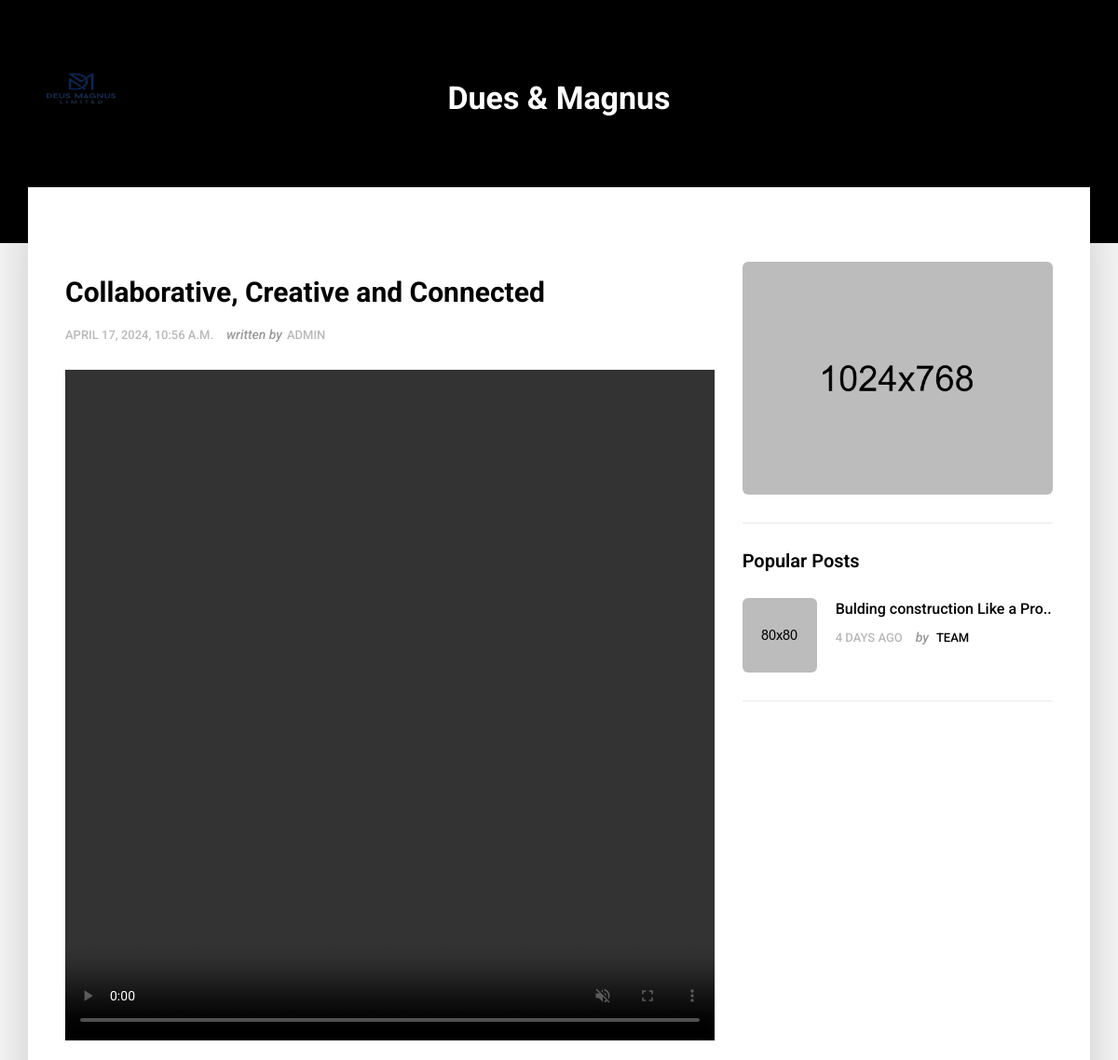
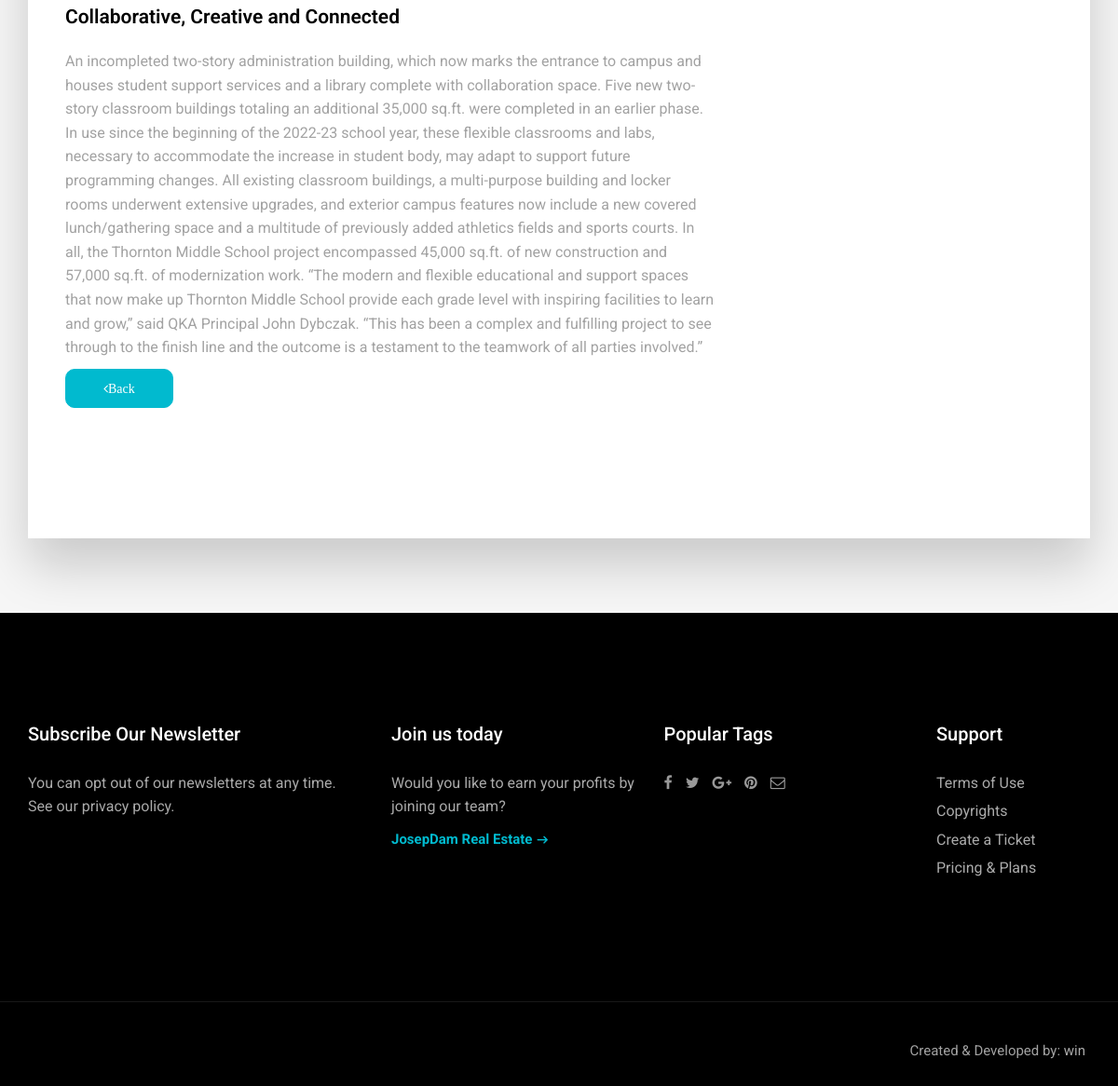
Page /article/3/ on the committed database (2 pictures, top to bottom).
### deus_magnus/models.py (models this page shows, shortened)
class DeusMagnusMainPost(models.Model):
    deus_magnus_title = models.CharField(max_length=255, blank=True, null=True)
    deus_magnus_description = models.TextField()
    deus_magnus_slug = models.SlugField (max_length=255,blank=True, null=True)
    deus_manus_video = models.FileField(upload_to='videos/')
    deus_magnus_publish_date = models.DateTimeField (auto_now_add= True)
    deus_magnus_author = models.ForeignKey(User, on_delete=models.CASCADE)
    class Meta:
        ordering =['-deus_magnus_publish_date']

### deus_magnus/views.py (the view, shortened to what this page needs)
# urls.py: path('article/<int:pk>/', ArticleDetailView.as_view(), name="detail"),
class ArticleDetailView(DetailView):
    model = DeusMagnusMainPost
    template_name = 'deus_magnus/article_detail.html'

### templates/deus_magnus/article_detail.html (shortened to what this page needs)
{% extends "base.html" %}
{% load static %}
{% block content%}
<section class="section db p120">
    <div class="container">
        <div class="row">
            <div class="col-md-12">
                <div class="tagline-message page-title text-center">
                    <h3>Dues & Magnus</h3>
                </div>
            </div>
        </div>
    </div>
</section>
<section class="section gb nopadtop">
    <div class="container">
        <div class="boxed">
            <div class="row">
                <div class="col-md-8">
                    <div class="content blog-list">
                        <div class="blog-wrapper clearfix">
                            <div class="blog-meta">
                                <h3>{{ object.deus_magnus_title }}</h3>
                                <ul class="list-inline">
                                    <li>{{ object.deus_magnus_publish_date }}</li>
                                    <li><span>written by</span>{{ object.deus_magnus_author }}</li>
                                </ul>
                            </div>
                            <div class="blog-media">
                                <video autoplay muted playsinline loop width="100%" height="90%"  controls >
                                    <source src="{{ object.deus_manus_video.url }}" type="video/mp4">
                                </video>
                            </div>
                            <div class="blog-desc-big">
                                <p class="lead">{{ object.deus_magnus_title }}</p>
                                <p>{{ object.deus_magnus_description }}</p>
                            </div>
                        </div>
                            <div class="btn-wrapper">
                                <a href="{% url 'home' %}" class="btn btn-primary"style="border-radius: 10px;"><i class="fa fa-angle-left">Back</i></a>
                            </div>
                    </div>
                </div>
                <div class="sidebar col-md-4">
                    <div class="widget clearfix">
                        <div class="banner-widget">
                            <img src="upload/banner.jpeg" alt="" class="img-responsive img-rounded">
                        </div>
                    </div>
                    <div class="widget clearfix">
                        <h3 class="widget-title">Popular Posts</h3>
                        <div class="post-widget">
                            <div class="media">
                                <img src="{% static 'upload/blog_small_01.jpg' %}" alt="" class="img-responsive alignleft img-rounded">
                                <div class="media-body">
                                    <h5 class="mt-0"><a href="blog-single.html">Bulding construction Like a Pro..</a></h5>
                                    <div class="blog-meta">
                                        <ul class="list-inline">
                                            <li>4 days ago</li>
                                            <li><span>by</span> <a href="#"> Team</a></li>
                                        </ul>
                                    </div>
                                </div>
                            </div>
                        </div>
                    </div>
                </div>
            </div>
        </div>
    </div>
</section>
{% endblock %}

### static/css/style.css (style rules this page uses)
body { background-color: #f6f6f6; line-height: 1.6; font-size: 16px; color: #a2a2a2; }
body, p, li, a { font-family: 'Roboto', sans-serif; }
.course-details h4 a, .readmore, .testimonial strong, h1, h2, h3, h4, h5, h6 { color: #000; }
h1, h2, h3, h4, h5, h6 { line-height: 1.5; }
.cop-logo img, a { color: #000; text-decoration: none !important; -webkit-transition: all ease 0.3s; -moz-transition: all ease 0.3s; transition: all ease 0.3s; }
.page-title h3 { margin-bottom: 10px !important; }
.boxed { box-shadow: 0 30px 50px 0 rgba(1, 1, 1, 0.18); padding: 8rem 4rem 8rem; background-color: #ffffff; margin-top: -60px; }
.section { background-color: #ffffff; padding: 8rem 0; position: relative; display: block; }
.section.gb { background-color: #f6f6f6; }
.section.db { background-color: #000000; }
.nopadtop { padding-top: 0 !important; }
.sidebar .widget { margin-bottom: 30px; padding-bottom: 30px; border-bottom: 1px solid #eaeaea; }
.sidebar .widget-title { font-weight: 600; color: #000000; }
.sidebar .alignleft { float: left; margin-right: 20px; }
.sidebar .mt-0 { font-size: 16px; padding: 0; margin-bottom: 5px; margin-top: 0; }
.sidebar .media { display: block; margin-bottom: 30px; }
.sidebar .media:last-child { margin-bottom: 0; }
.blog-list { padding-bottom: 30px; margin-bottom: 30px; }
.blog-meta .list-inline li span { font-style: italic; color: #999; text-transform: none; letter-spacing: 0; font-size: 14px; padding-right: 5px; }
.blog-meta h3 { padding: 0; margin: 10px 0; font-size: 30px; font-weight: 700; }
.blog-meta small, .blog-meta .list-inline li, .blog-meta .list-inline li a { font-size: 13px; font-weight: 500; text-transform: uppercase; color: #000; }
.blog-meta .list-inline li { color: #b9b9b9; letter-spacing: 0; }
.blog-media { display: block; margin: 25px 0; }
.blog-desc-big .lead { color: #000000; font-weight: 600; }
.p120 { padding-bottom: 120px !important; }
.tagline-message h3 { padding: 0; font-size: 34px; margin: 0; color: #ffffff; font-weight: bold; }
.widget-title { color: #ffffff; font-size: 20px; padding: 0 0 30px; margin: 0; line-height: 1; }
.btn { border-radius: 0; font-size: 14px; border: 1px solid #fff; font-weight: bold; color: #ffffff !important; padding: 13px 40px; text-transform: capitalize; }
.cb, .box .event-desc small, .pagination a, .pagination>.active>a, .pagination>.active>a:focus, .pagination>.active>a:hover, .pagination>.active>span, .pagination>.active>span:focus, .pagination>.active>span:hover, .tags-widget a, .owl-theme-01 .owl-nav [class*="owl-"]:hover, .yamm .dropdown-menu li:hover .menu-button, .yamm .dropdown-menu li .menu-button, mark, .bgcolor1, .image-wrap:before, .image-wrap:after, .btn-primary { border-color: #01bacf; background-color: #01bacf; box-shadow: inset 0 0 0 0 #00a8bd; -webkit-transition: all ease 0.5s; -moz-transition: all ease 0.5s; transition: all ease 0.5s; }

### rows in the picture
DeusMagnusMainPost: deus_magnus_title "Collaborative, Creative and Connected", deus_magnus_publish_date "APRIL 17, 2024, 10:56 A.M.", deus_magnus_author "ADMIN", deus_magnus_description "An incompleted two-story administration building, which now marks the entrance to campus and houses student support services and a library complete with collaboration space. Five new two-story classroom buildings totaling an additional 35,000 sq.ft. were completed in an earlier phase. In use since the beginning of the 2022-23 school year, these flexible classrooms and labs, necessary to accommodate the increase in student body, may adapt to support future programming changes. All existing classroom buildings, a multi-purpose building and locker rooms underwent extensive upgrades, and exterior campus features now include a new covered lunch/gathering space and a multitude of previously added…"
